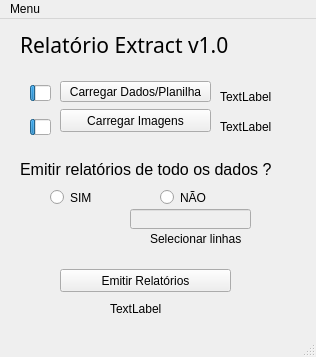
<?xml version="1.0" encoding="UTF-8"?>
<ui version="4.0">
 <class>MainWindow</class>
 <widget class="QMainWindow" name="MainWindow">
  <property name="enabled">
   <bool>true</bool>
  </property>
  <property name="geometry">
   <rect>
    <x>0</x>
    <y>0</y>
    <width>316</width>
    <height>357</height>
   </rect>
  </property>
  <property name="windowTitle">
   <string>Relatório Extract v1.0</string>
  </property>
  <widget class="QWidget" name="centralwidget">
   <widget class="QPushButton" name="Bdados">
    <property name="geometry">
     <rect>
      <x>60</x>
      <y>62</y>
      <width>151</width>
      <height>21</height>
     </rect>
    </property>
    <property name="text">
     <string>Carregar Dados/Planilha</string>
    </property>
   </widget>
   <widget class="QPushButton" name="Bimagens">
    <property name="geometry">
     <rect>
      <x>60</x>
      <y>90</y>
      <width>151</width>
      <height>23</height>
     </rect>
    </property>
    <property name="text">
     <string>Carregar Imagens</string>
    </property>
   </widget>
   <widget class="QLabel" name="label">
    <property name="geometry">
     <rect>
      <x>20</x>
      <y>130</y>
      <width>281</width>
      <height>41</height>
     </rect>
    </property>
    <property name="font">
     <font>
      <pointsize>12</pointsize>
     </font>
    </property>
    <property name="text">
     <string>Emitir relatórios de todo os dados ?</string>
    </property>
   </widget>
   <widget class="QRadioButton" name="Ssim">
    <property name="geometry">
     <rect>
      <x>50</x>
      <y>170</y>
      <width>61</width>
      <height>17</height>
     </rect>
    </property>
    <property name="text">
     <string>SIM</string>
    </property>
   </widget>
   <widget class="QRadioButton" name="Snao">
    <property name="geometry">
     <rect>
      <x>160</x>
      <y>170</y>
      <width>82</width>
      <height>17</height>
     </rect>
    </property>
    <property name="text">
     <string>NÃO</string>
    </property>
   </widget>
   <widget class="QLineEdit" name="Tlinha">
    <property name="enabled">
     <bool>false</bool>
    </property>
    <property name="geometry">
     <rect>
      <x>130</x>
      <y>190</y>
      <width>121</width>
      <height>20</height>
     </rect>
    </property>
    <property name="toolTip">
     <string comment="555" extracomment="- para selcionar o range e ; para valores individuais EX.: 1 - 5 (1 a 5) | 1;3;5 (linhas 1 3 5 serão emitidas)">- para selcionar o range e ; para valores individuais EX.: 1 - 5 (1 a 5) | 1;3;5 (linhas 1 3 5 serão emitidas)</string>
    </property>
   </widget>
   <widget class="QLabel" name="label_2">
    <property name="geometry">
     <rect>
      <x>150</x>
      <y>210</y>
      <width>91</width>
      <height>20</height>
     </rect>
    </property>
    <property name="text">
     <string>Selecionar linhas</string>
    </property>
   </widget>
   <widget class="QLabel" name="Status_dados">
    <property name="geometry">
     <rect>
      <x>220</x>
      <y>70</y>
      <width>91</width>
      <height>16</height>
     </rect>
    </property>
    <property name="text">
     <string>TextLabel</string>
    </property>
   </widget>
   <widget class="QLabel" name="Status_imagens">
    <property name="geometry">
     <rect>
      <x>220</x>
      <y>100</y>
      <width>101</width>
      <height>16</height>
     </rect>
    </property>
    <property name="text">
     <string>TextLabel</string>
    </property>
   </widget>
   <widget class="QLabel" name="label_5">
    <property name="geometry">
     <rect>
      <x>20</x>
      <y>10</y>
      <width>271</width>
      <height>31</height>
     </rect>
    </property>
    <property name="font">
     <font>
      <family>Cascadia Code</family>
      <pointsize>16</pointsize>
      <weight>50</weight>
      <italic>false</italic>
      <bold>false</bold>
     </font>
    </property>
    <property name="text">
     <string>Relatório Extract v1.0</string>
    </property>
   </widget>
   <widget class="QPushButton" name="Bemissao">
    <property name="geometry">
     <rect>
      <x>60</x>
      <y>250</y>
      <width>171</width>
      <height>23</height>
     </rect>
    </property>
    <property name="text">
     <string>Emitir Relatórios</string>
    </property>
   </widget>
   <widget class="QLabel" name="Status_emissao">
    <property name="geometry">
     <rect>
      <x>110</x>
      <y>280</y>
      <width>111</width>
      <height>20</height>
     </rect>
    </property>
    <property name="text">
     <string>TextLabel</string>
    </property>
   </widget>
   <widget class="QProgressBar" name="Bardados">
    <property name="geometry">
     <rect>
      <x>30</x>
      <y>66</y>
      <width>21</width>
      <height>16</height>
     </rect>
    </property>
    <property name="value">
     <number>24</number>
    </property>
    <property name="textVisible">
     <bool>false</bool>
    </property>
   </widget>
   <widget class="QProgressBar" name="Barimagens">
    <property name="geometry">
     <rect>
      <x>30</x>
      <y>100</y>
      <width>21</width>
      <height>16</height>
     </rect>
    </property>
    <property name="value">
     <number>24</number>
    </property>
    <property name="textVisible">
     <bool>false</bool>
    </property>
   </widget>
  </widget>
  <widget class="QMenuBar" name="menubar">
   <property name="geometry">
    <rect>
     <x>0</x>
     <y>0</y>
     <width>316</width>
     <height>21</height>
    </rect>
   </property>
   <widget class="QMenu" name="menuMenu">
    <property name="title">
     <string>Menu</string>
    </property>
    <addaction name="actionConfigura_es"/>
   </widget>
   <addaction name="menuMenu"/>
  </widget>
  <widget class="QStatusBar" name="statusbar"/>
  <action name="actionConfigura_es">
   <property name="text">
    <string>Configurações</string>
   </property>
  </action>
 </widget>
 <resources/>
 <connections/>
</ui>
